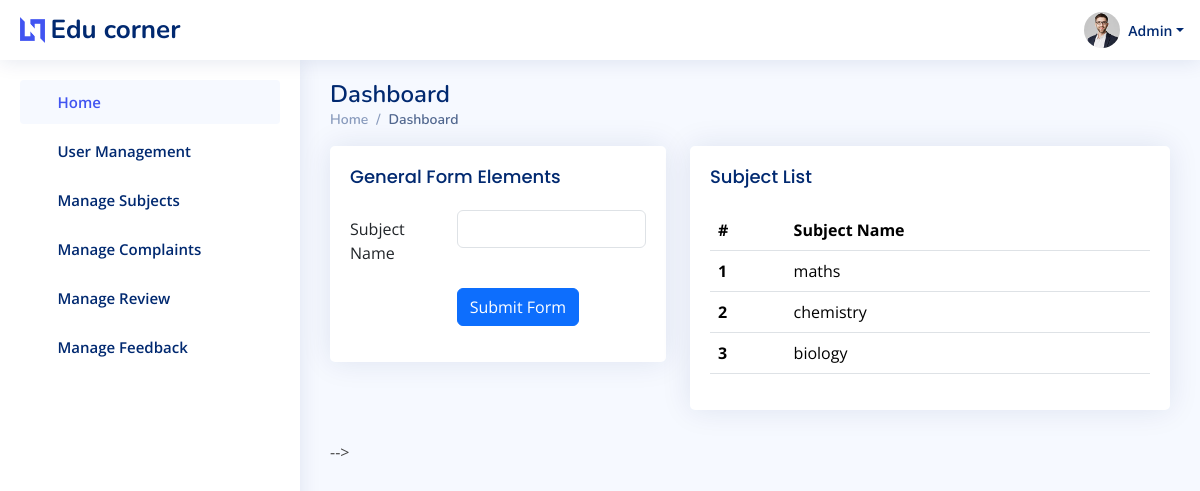
Page /Admin/addsubjects.php on the committed database.
### tables this page shows
CREATE TABLE `educorner_subject` (
  `subject_name` varchar(100) NOT NULL,
  `subject_id` int(11) NOT NULL
);

### mentor/connection.php (called while the page is built, shortened)
<?php
$conn = mysqli_connect('localhost', 'root', '', 'educorner');
function select($sql)
{
    global $conn;
    $res = mysqli_query($conn, $sql);
    if ($res) {
        return $res;
    } else {
        return False;
    }
}
?>

### Admin/addsubjects.php (the view, shortened to what this page needs)
<?php
require('header.php');
?>
<main id="main" class="main">
    <div class="pagetitle">
        <h1>Dashboard</h1>
        <nav>
            <ol class="breadcrumb">
                <li class="breadcrumb-item"><a href="index.html">Home</a></li>
                <li class="breadcrumb-item active">Dashboard</li>
            </ol>
        </nav>
    </div>
    <section class="section">
        <div class="row">
            <div class="col-lg-5 ">
                <div class="card">
                    <div class="card-body">
                        <h5 class="card-title">General Form Elements</h5>
                        <form action="php/actionsubjects.php" method="POST">
                            <div class="row mb-3">
                                <label for="inputText" class="col-sm-4 col-form-label">Subject Name</label>
                                <div class="col-sm-8">
                                    <input type="text" name="subject" class="form-control">
                                </div>
                            </div>
                <div class="row mb-3">
                  <label class="col-sm-4 col-form-label"></label>
                  <div class="col-sm-7">
                    <button type="submit" class="btn btn-primary">Submit Form</button>
                  </div>
                </div>
                    </div>
                </div>
            </div>
            <div class="col-lg-7 ">
                <div class="card">
                    <div class="card-body">
                        <h5 class="card-title">Subject List</h5>
                        <table class="table datatable">
                            <thead>
                                <tr>
                                    <th scope="col">#</th>
                                    <th scope="col">Subject Name</th>
                                </tr>
                            </thead>
                            <tbody>
                                <?php
                                $subres=select("select * from educorner_subject;");
                                $n=0;
                                while($row=mysqli_fetch_assoc($subres))
                                {
                                    $n++;
                                ?>
                               <tr>
                                    <th scope="row"><?php echo $n?></th>
                                    <td><?php echo $row["subject_name"]?></td>
                                </tr>
                                <?php
                                }
                                ?>
                            </tbody>
                        </table>
                    </div>
                </div>
            </div>
        </div>
    </section>
    </section> -->
</main>
<?php
require('footer.php');
?>

### Admin/assets/css/style.css (style rules this page uses)
:root { scroll-behavior: smooth; }
body { font-family: "Open Sans", sans-serif; background: #f6f9ff; color: #444444; }
a { color: #4154f1; text-decoration: none; }
h1, h2, h3, h4, h5, h6 { font-family: "Nunito", sans-serif; }
#main { margin-top: 60px; padding: 20px 30px; transition: all 0.3s; }
.pagetitle { margin-bottom: 10px; }
.pagetitle h1 { font-size: 24px; margin-bottom: 0; font-weight: 600; color: #012970; }
.card { margin-bottom: 30px; border: none; border-radius: 5px; box-shadow: 0px 0 30px rgba(1, 41, 112, 0.1); }
.card-title { padding: 20px 0 15px 0; font-size: 18px; font-weight: 500; color: #012970; font-family: "Poppins", sans-serif; }
.card-body { padding: 0 20px 20px 20px; }
.breadcrumb { font-size: 14px; font-family: "Nunito", sans-serif; color: #899bbd; font-weight: 600; }
.breadcrumb a { color: #899bbd; transition: 0.3s; }
.breadcrumb .breadcrumb-item::before { color: #899bbd; }
.breadcrumb .active { color: #51678f; font-weight: 600; }
@media (min-width: 1200px) { #main, #footer { margin-left: 300px; } }

### rows in the picture
educorner_subject: subject_name "maths"
educorner_subject: subject_name "chemistry"
educorner_subject: subject_name "biology"
